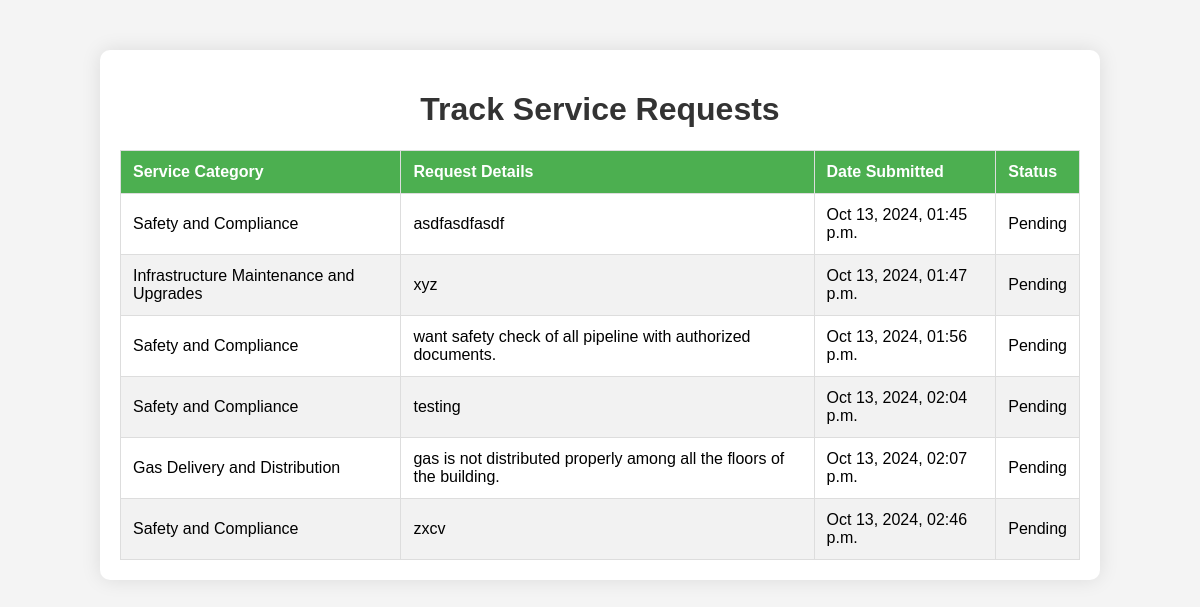
The app's page /track_requests/ (signed in) with its own data.
### company_portal/models.py (models this page shows)
class ServiceRequest(models.Model):
    SERVICE_CATEGORIES = [
        ('Gas Delivery and Distribution', 'Gas Delivery and Distribution'),
        ('Customer Service and Billing', 'Customer Service and Billing'),
        ('Safety and Compliance', 'Safety and Compliance'),
        ('Infrastructure Maintenance and Upgrades', 'Infrastructure Maintenance and Upgrades'),
        ('Environmental Stewardship', 'Environmental Stewardship')
    ]
    STATUS_CHOICES = [
        ('pending', 'Pending'),
        ('resolved', 'Resolved'),
        ('issue_from_customer', 'Issue from Customer Side')
    ]
    service_category = models.CharField(max_length=100, choices=SERVICE_CATEGORIES)
    request_details = models.TextField()
    created_at = models.DateTimeField(auto_now_add=True)
    status = models.CharField(max_length=20, choices=STATUS_CHOICES, default='pending')  # New Status Field

### company_portal/views.py (the view)
# urls.py: path('track_requests/', views.track_requests, name='track_requests'),
@login_required
def track_requests(request):
    requests = ServiceRequest.objects.all()
    return render(request, 'company_portal/request_tracking.html', {'requests': requests})

### company_portal/templates/company_portal/request_tracking.html (shortened to what this page needs)
<!DOCTYPE html>
<html lang="en">
<head>
</head>
<body>
    <div class="container">
        <h1>Track Service Requests</h1>
    <table>
        <thead>
            <tr>
                <th>Service Category</th>
                <th>Request Details</th>
                <th>Date Submitted</th>
                <th>Status</th>
            </tr>
        </thead>
        <tbody>
            {% for request in requests %}
                <tr>
                    <td>{{ request.service_category }}</td>
                    <td>{{ request.request_details }}</td>
                    <td>{{ request.created_at|date:"M d, Y, h:i a" }}</td>
                    <td>{{ request.get_status_display }}</td>
                </tr>
            {% empty %}
                <tr>
                    <td colspan="4">No requests found.</td>
                </tr>
            {% endfor %}
        </tbody>
    </table>
    </div>
</body>
</html>

### company_portal/templates/company_portal/request_tracking.html (style rules this page uses)
body { font-family: Arial, sans-serif; margin: 0; padding: 0; background-color: #f4f4f4; }
.container { width: 80%; margin: 50px auto; background-color: white; padding: 20px; border-radius: 10px; box-shadow: 0 0 20px rgba(0, 0, 0, 0.1); }
h1 { text-align: center; color: #333; }
table { width: 100%; border-collapse: collapse; }
table, th, td { border: 1px solid #ddd; }
th, td { padding: 12px; text-align: left; }
th { background-color: #4CAF50; color: white; }
tr:nth-child(even) { background-color: #f2f2f2; }

### records on screen
ServiceRequest: service_category "Safety and Compliance", request_details "asdfasdfasdf", created_at "Oct 13, 2024, 01:45 p.m.", status "Pending"
ServiceRequest: service_category "Infrastructure Maintenance and Upgrades", request_details "xyz", created_at "Oct 13, 2024, 01:47 p.m.", status "Pending"
ServiceRequest: service_category "Safety and Compliance", request_details "want safety check of all pipeline with authorized documents.", created_at "Oct 13, 2024, 01:56 p.m.", status "Pending"
ServiceRequest: service_category "Safety and Compliance", request_details "testing", created_at "Oct 13, 2024, 02:04 p.m.", status "Pending"
ServiceRequest: service_category "Gas Delivery and Distribution", request_details "gas is not distributed properly among all the floors of the building.", created_at "Oct 13, 2024, 02:07 p.m.", status "Pending"
ServiceRequest: service_category "Safety and Compliance", request_details "zxcv", created_at "Oct 13, 2024, 02:46 p.m.", status "Pending"
